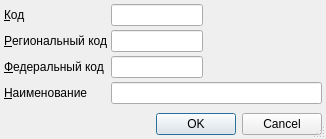
<?xml version="1.0" encoding="UTF-8"?>
<ui version="4.0">
 <class>ItemEditorDialog</class>
 <widget class="QDialog" name="ItemEditorDialog">
  <property name="geometry">
   <rect>
    <x>0</x>
    <y>0</y>
    <width>326</width>
    <height>139</height>
   </rect>
  </property>
  <property name="windowTitle">
   <string>ChangeMe!</string>
  </property>
  <property name="sizeGripEnabled">
   <bool>true</bool>
  </property>
  <layout class="QGridLayout">
   <property name="margin">
    <number>4</number>
   </property>
   <property name="spacing">
    <number>4</number>
   </property>
   <item row="5" column="0" colspan="3">
    <widget class="QDialogButtonBox" name="buttonBox">
     <property name="orientation">
      <enum>Qt::Horizontal</enum>
     </property>
     <property name="standardButtons">
      <set>QDialogButtonBox::Cancel|QDialogButtonBox::Ok</set>
     </property>
    </widget>
   </item>
   <item row="0" column="2">
    <spacer>
     <property name="orientation">
      <enum>Qt::Horizontal</enum>
     </property>
     <property name="sizeHint" stdset="0">
      <size>
       <width>131</width>
       <height>20</height>
      </size>
     </property>
    </spacer>
   </item>
   <item row="0" column="1">
    <widget class="QLineEdit" name="edtCode">
     <property name="maxLength">
      <number>8</number>
     </property>
    </widget>
   </item>
   <item row="3" column="1" colspan="2">
    <widget class="QLineEdit" name="edtName">
     <property name="maxLength">
      <number>64</number>
     </property>
    </widget>
   </item>
   <item row="3" column="0">
    <widget class="QLabel" name="lblName">
     <property name="text">
      <string>&amp;Наименование</string>
     </property>
     <property name="buddy">
      <cstring>edtName</cstring>
     </property>
    </widget>
   </item>
   <item row="0" column="0">
    <widget class="QLabel" name="lblCode">
     <property name="text">
      <string>&amp;Код</string>
     </property>
     <property name="buddy">
      <cstring>edtCode</cstring>
     </property>
    </widget>
   </item>
   <item row="4" column="0" colspan="3">
    <spacer>
     <property name="orientation">
      <enum>Qt::Vertical</enum>
     </property>
     <property name="sizeHint" stdset="0">
      <size>
       <width>307</width>
       <height>16</height>
      </size>
     </property>
    </spacer>
   </item>
   <item row="1" column="0">
    <widget class="QLabel" name="lblRegionalCode">
     <property name="text">
      <string>&amp;Региональный код</string>
     </property>
     <property name="buddy">
      <cstring>edtRegionalCode</cstring>
     </property>
    </widget>
   </item>
   <item row="1" column="1">
    <widget class="QLineEdit" name="edtRegionalCode">
     <property name="maxLength">
      <number>8</number>
     </property>
    </widget>
   </item>
   <item row="2" column="1">
    <widget class="QLineEdit" name="edtFederalCode">
     <property name="maxLength">
      <number>8</number>
     </property>
    </widget>
   </item>
   <item row="2" column="0">
    <widget class="QLabel" name="lblFederalCode">
     <property name="text">
      <string>&amp;Федеральный код</string>
     </property>
     <property name="buddy">
      <cstring>edtFederalCode</cstring>
     </property>
    </widget>
   </item>
   <item row="1" column="2">
    <spacer name="spacer">
     <property name="orientation">
      <enum>Qt::Horizontal</enum>
     </property>
     <property name="sizeHint" stdset="0">
      <size>
       <width>131</width>
       <height>20</height>
      </size>
     </property>
    </spacer>
   </item>
   <item row="2" column="2">
    <spacer name="spacer_2">
     <property name="orientation">
      <enum>Qt::Horizontal</enum>
     </property>
     <property name="sizeHint" stdset="0">
      <size>
       <width>131</width>
       <height>20</height>
      </size>
     </property>
    </spacer>
   </item>
  </layout>
 </widget>
 <tabstops>
  <tabstop>edtCode</tabstop>
  <tabstop>edtRegionalCode</tabstop>
  <tabstop>edtFederalCode</tabstop>
  <tabstop>edtName</tabstop>
  <tabstop>buttonBox</tabstop>
 </tabstops>
 <resources/>
 <connections>
  <connection>
   <sender>buttonBox</sender>
   <signal>accepted()</signal>
   <receiver>ItemEditorDialog</receiver>
   <slot>accept()</slot>
   <hints>
    <hint type="sourcelabel">
     <x>158</x>
     <y>125</y>
    </hint>
    <hint type="destinationlabel">
     <x>117</x>
     <y>106</y>
    </hint>
   </hints>
  </connection>
  <connection>
   <sender>buttonBox</sender>
   <signal>rejected()</signal>
   <receiver>ItemEditorDialog</receiver>
   <slot>reject()</slot>
   <hints>
    <hint type="sourcelabel">
     <x>238</x>
     <y>125</y>
    </hint>
    <hint type="destinationlabel">
     <x>247</x>
     <y>107</y>
    </hint>
   </hints>
  </connection>
 </connections>
</ui>
